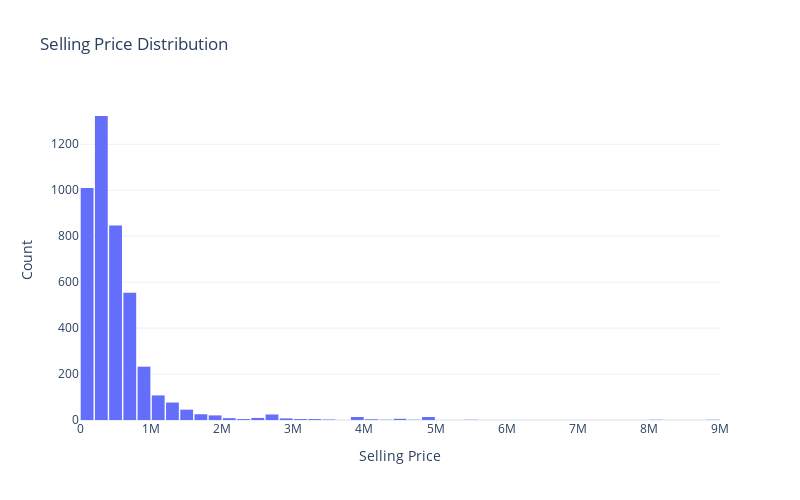

Here is the notebook cell this chart was saved with:
### Markdown cell above
## A. Selling Price Distribution using Histogram

### Code cell
import plotly.express as px
fig = px.histogram(df, x='Selling_Price',nbins=50,title='Selling Price Distribution',labels={'Selling_Price': 'Selling Price'},template='plotly_white')
fig.update_layout(
    xaxis_title='Selling Price',
    yaxis_title='Count',
    bargap=0.1,
    width=800,
    height=500
)
fig.show()

### Figure 1 — Plotly figure (JSON) as saved in the notebook; plotly's stock layout.template omitted (floating-point values rounded to 4 significant figures; data arrays with more than 128 entries replaced by an {"elided": "..."} marker saying what was removed)
{"data": [{"bingroup": "x", "hovertemplate": "Selling Price=%{x}<br>count=%{y}<extra></extra>", "legendgroup": "", "marker": {"color": "#636efa", "pattern": {"shape": ""}}, "name": "", "nbinsx": 50, "orientation": "v", "showlegend": false, "type": "histogram", "x": {"elided": "4340 int values"}, "xaxis": "x", "yaxis": "y"}], "layout": {"bargap": 0.1, "barmode": "relative", "height": 500, "legend": {"tracegroupgap": 0}, "title": {"text": "Selling Price Distribution"}, "width": 800, "xaxis": {"anchor": "y", "domain": [0, 1], "title": {"text": "Selling Price"}}, "yaxis": {"anchor": "x", "domain": [0, 1], "title": {"text": "Count"}}}}
